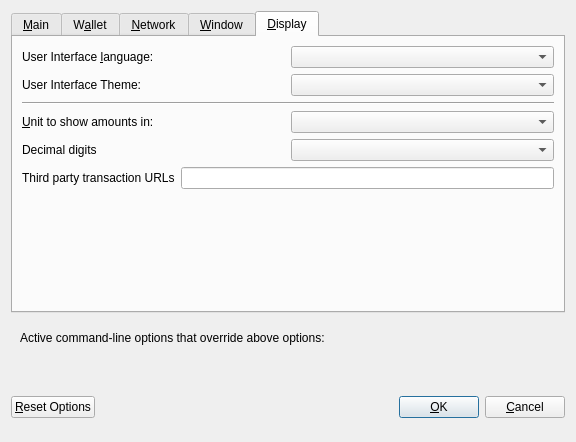
<?xml version="1.0" encoding="UTF-8"?>
<ui version="4.0">
 <class>OptionsDialog</class>
 <widget class="QDialog" name="OptionsDialog">
  <property name="geometry">
   <rect>
    <x>0</x>
    <y>0</y>
    <width>576</width>
    <height>442</height>
   </rect>
  </property>
  <property name="windowTitle">
   <string>Options</string>
  </property>
  <property name="modal">
   <bool>true</bool>
  </property>
  <layout class="QVBoxLayout" name="verticalLayout">
   <item>
    <widget class="QTabWidget" name="tabWidget">
     <property name="currentIndex">
      <number>4</number>
     </property>
     <widget class="QWidget" name="tabMain">
      <attribute name="title">
       <string>&amp;Main</string>
      </attribute>
      <layout class="QVBoxLayout" name="verticalLayout_Main">
       <item>
        <widget class="QCheckBox" name="bitcoinAtStartup">
         <property name="toolTip">
          <string>Automatically start Gfr after logging in to the system.</string>
         </property>
         <property name="text">
          <string>&amp;Start Gfr on system login</string>
         </property>
        </widget>
       </item>
       <item>
        <layout class="QHBoxLayout" name="horizontalLayout_2_Main">
         <item>
          <widget class="QLabel" name="databaseCacheLabel">
           <property name="text">
            <string>Size of &amp;database cache</string>
           </property>
           <property name="textFormat">
            <enum>Qt::PlainText</enum>
           </property>
           <property name="buddy">
            <cstring>databaseCache</cstring>
           </property>
          </widget>
         </item>
         <item>
          <widget class="QSpinBox" name="databaseCache"/>
         </item>
         <item>
          <widget class="QLabel" name="databaseCacheUnitLabel">
           <property name="text">
            <string>MB</string>
           </property>
           <property name="textFormat">
            <enum>Qt::PlainText</enum>
           </property>
          </widget>
         </item>
         <item>
          <spacer name="horizontalSpacer_2_Main">
           <property name="orientation">
            <enum>Qt::Horizontal</enum>
           </property>
           <property name="sizeHint" stdset="0">
            <size>
             <width>40</width>
             <height>20</height>
            </size>
           </property>
          </spacer>
         </item>
        </layout>
       </item>
       <item>
        <layout class="QHBoxLayout" name="horizontalLayout_3_Main">
         <item>
          <widget class="QLabel" name="threadsScriptVerifLabel">
           <property name="text">
            <string>Number of script &amp;verification threads</string>
           </property>
           <property name="textFormat">
            <enum>Qt::PlainText</enum>
           </property>
           <property name="buddy">
            <cstring>threadsScriptVerif</cstring>
           </property>
          </widget>
         </item>
         <item>
          <widget class="QSpinBox" name="threadsScriptVerif">
           <property name="toolTip">
            <string>(0 = auto, &lt;0 = leave that many cores free)</string>
           </property>
          </widget>
         </item>
         <item>
          <spacer name="horizontalSpacer_3_Main">
           <property name="orientation">
            <enum>Qt::Horizontal</enum>
           </property>
           <property name="sizeHint" stdset="0">
            <size>
             <width>40</width>
             <height>20</height>
            </size>
           </property>
          </spacer>
         </item>
        </layout>
       </item>
       <item>
        <spacer name="verticalSpacer_2">
         <property name="orientation">
          <enum>Qt::Vertical</enum>
         </property>
         <property name="sizeHint" stdset="0">
          <size>
           <width>20</width>
           <height>40</height>
          </size>
         </property>
        </spacer>
       </item>
       <item>
        <layout class="QHBoxLayout" name="horizontalLayout_3">
         <item>
          <widget class="QLabel" name="percentage_label">
           <property name="toolTip">
            <string>Percentage of incoming GFR which get automatically converted to zGFR via Zerocoin Protocol (min: 10%)</string>
           </property>
           <property name="text">
            <string>Percentage of autominted zGFR</string>
           </property>
          </widget>
         </item>
         <item>
          <widget class="QSpinBox" name="zeromintPercentage">
           <property name="minimum">
            <number>10</number>
           </property>
           <property name="maximum">
            <number>100</number>
           </property>
          </widget>
         </item>
        </layout>
       </item>
       <item>
        <layout class="QHBoxLayout" name="horizontalLayout" stretch="0,0">
         <property name="sizeConstraint">
          <enum>QLayout::SetFixedSize</enum>
         </property>
         <item>
          <widget class="QLabel" name="labelPreferredDenom">
           <property name="maximumSize">
            <size>
             <width>16777215</width>
             <height>16777215</height>
            </size>
           </property>
           <property name="toolTip">
            <string>Wait with automatic conversion to Zerocoin until enough GFR for this denomination is available</string>
           </property>
           <property name="text">
            <string>Preferred Automint zGFR Denomination</string>
           </property>
          </widget>
         </item>
         <item>
          <widget class="QComboBox" name="preferredDenom">
           <property name="maximumSize">
            <size>
             <width>16777215</width>
             <height>27</height>
            </size>
           </property>
           <property name="toolTip">
            <string>Wait with automatic conversion to Zerocoin until enough GFR for this denomination is available</string>
           </property>
           <property name="maxVisibleItems">
            <number>9</number>
           </property>
           <property name="maxCount">
            <number>9</number>
           </property>
          </widget>
         </item>
        </layout>
       </item>
      </layout>
     </widget>
     <widget class="QWidget" name="tabWallet">
      <attribute name="title">
       <string>W&amp;allet</string>
      </attribute>
      <layout class="QVBoxLayout" name="verticalLayout_Wallet">
       <item>
        <widget class="QGroupBox" name="groupBox">
         <property name="title">
          <string>Expert</string>
         </property>
         <layout class="QVBoxLayout" name="verticalLayout_2">
          <item>
           <widget class="QCheckBox" name="coinControlFeatures">
            <property name="toolTip">
             <string>Whether to show coin control features or not.</string>
            </property>
            <property name="text">
             <string>Enable coin &amp;control features</string>
            </property>
           </widget>
          </item>
          <item>
           <widget class="QCheckBox" name="showMasternodesTab">
            <property name="toolTip">
             <string>Show additional tab listing all your masternodes in first sub-tab&lt;br/&gt;and all masternodes on the network in second sub-tab.</string>
            </property>
            <property name="text">
             <string>Show Masternodes Tab</string>
            </property>
           </widget>
          </item>
          <item>
           <widget class="QCheckBox" name="spendZeroConfChange">
            <property name="toolTip">
             <string>If you disable the spending of unconfirmed change, the change from a transaction&lt;br/&gt;cannot be used until that transaction has at least one confirmation.&lt;br/&gt;This also affects how your balance is computed.</string>
            </property>
            <property name="text">
             <string>&amp;Spend unconfirmed change</string>
            </property>
           </widget>
          </item>
         </layout>
        </widget>
       </item>
       <item>
        <spacer name="verticalSpacer_Wallet">
         <property name="orientation">
          <enum>Qt::Vertical</enum>
         </property>
         <property name="sizeHint" stdset="0">
          <size>
           <width>20</width>
           <height>40</height>
          </size>
         </property>
        </spacer>
       </item>
      </layout>
     </widget>
     <widget class="QWidget" name="tabNetwork">
      <attribute name="title">
       <string>&amp;Network</string>
      </attribute>
      <layout class="QVBoxLayout" name="verticalLayout_Network">
       <item>
        <widget class="QCheckBox" name="mapPortUpnp">
         <property name="toolTip">
          <string>Automatically open the Gfr client port on the router. This only works when your router supports UPnP and it is enabled.</string>
         </property>
         <property name="text">
          <string>Map port using &amp;UPnP</string>
         </property>
        </widget>
       </item>
       <item>
        <widget class="QCheckBox" name="allowIncoming">
         <property name="toolTip">
          <string>Accept connections from outside</string>
         </property>
         <property name="text">
          <string>Allow incoming connections</string>
         </property>
        </widget>
       </item>
       <item>
        <widget class="QCheckBox" name="connectSocks">
         <property name="toolTip">
          <string>Connect to the Gfr network through a SOCKS5 proxy.</string>
         </property>
         <property name="text">
          <string>&amp;Connect through SOCKS5 proxy (default proxy):</string>
         </property>
        </widget>
       </item>
       <item>
        <layout class="QHBoxLayout" name="horizontalLayout_1_Network">
         <item>
          <widget class="QLabel" name="proxyIpLabel">
           <property name="text">
            <string>Proxy &amp;IP:</string>
           </property>
           <property name="textFormat">
            <enum>Qt::PlainText</enum>
           </property>
           <property name="buddy">
            <cstring>proxyIp</cstring>
           </property>
          </widget>
         </item>
         <item>
          <widget class="QValidatedLineEdit" name="proxyIp">
           <property name="minimumSize">
            <size>
             <width>140</width>
             <height>0</height>
            </size>
           </property>
           <property name="maximumSize">
            <size>
             <width>140</width>
             <height>16777215</height>
            </size>
           </property>
           <property name="toolTip">
            <string>IP address of the proxy (e.g. IPv4: 127.0.0.1 / IPv6: ::1)</string>
           </property>
          </widget>
         </item>
         <item>
          <widget class="QLabel" name="proxyPortLabel">
           <property name="text">
            <string>&amp;Port:</string>
           </property>
           <property name="textFormat">
            <enum>Qt::PlainText</enum>
           </property>
           <property name="buddy">
            <cstring>proxyPort</cstring>
           </property>
          </widget>
         </item>
         <item>
          <widget class="QLineEdit" name="proxyPort">
           <property name="minimumSize">
            <size>
             <width>55</width>
             <height>0</height>
            </size>
           </property>
           <property name="maximumSize">
            <size>
             <width>55</width>
             <height>16777215</height>
            </size>
           </property>
           <property name="toolTip">
            <string>Port of the proxy (e.g. 9050)</string>
           </property>
          </widget>
         </item>
         <item>
          <spacer name="horizontalSpacer_1_Network">
           <property name="orientation">
            <enum>Qt::Horizontal</enum>
           </property>
           <property name="sizeHint" stdset="0">
            <size>
             <width>40</width>
             <height>20</height>
            </size>
           </property>
          </spacer>
         </item>
        </layout>
       </item>
       <item>
        <spacer name="verticalSpacer_Network">
         <property name="orientation">
          <enum>Qt::Vertical</enum>
         </property>
         <property name="sizeHint" stdset="0">
          <size>
           <width>20</width>
           <height>40</height>
          </size>
         </property>
        </spacer>
       </item>
      </layout>
     </widget>
     <widget class="QWidget" name="tabWindow">
      <attribute name="title">
       <string>&amp;Window</string>
      </attribute>
      <layout class="QVBoxLayout" name="verticalLayout_Window">
       <item>
        <widget class="QCheckBox" name="minimizeToTray">
         <property name="toolTip">
          <string>Show only a tray icon after minimizing the window.</string>
         </property>
         <property name="text">
          <string>&amp;Minimize to the tray instead of the taskbar</string>
         </property>
        </widget>
       </item>
       <item>
        <widget class="QCheckBox" name="minimizeOnClose">
         <property name="toolTip">
          <string>Minimize instead of exit the application when the window is closed. When this option is enabled, the application will be closed only after selecting Quit in the menu.</string>
         </property>
         <property name="text">
          <string>M&amp;inimize on close</string>
         </property>
        </widget>
       </item>
       <item>
        <spacer name="verticalSpacer_Window">
         <property name="orientation">
          <enum>Qt::Vertical</enum>
         </property>
         <property name="sizeHint" stdset="0">
          <size>
           <width>20</width>
           <height>40</height>
          </size>
         </property>
        </spacer>
       </item>
      </layout>
     </widget>
     <widget class="QWidget" name="tabDisplay">
      <attribute name="title">
       <string>&amp;Display</string>
      </attribute>
      <layout class="QVBoxLayout" name="verticalLayout_Display">
       <item>
        <layout class="QHBoxLayout" name="horizontalLayout_1_Display">
         <item>
          <widget class="QLabel" name="langLabel">
           <property name="text">
            <string>User Interface &amp;language:</string>
           </property>
           <property name="textFormat">
            <enum>Qt::PlainText</enum>
           </property>
           <property name="buddy">
            <cstring>lang</cstring>
           </property>
          </widget>
         </item>
         <item>
          <widget class="QValueComboBox" name="lang">
           <property name="toolTip">
            <string>The user interface language can be set here. This setting will take effect after restarting Gfr.</string>
           </property>
          </widget>
         </item>
        </layout>
       </item>
       <item>
        <layout class="QHBoxLayout" name="horizontalLayout_4_Display" stretch="0,0">
         <item>
          <widget class="QLabel" name="themeLabel">
           <property name="text">
            <string>User Interface Theme:</string>
           </property>
          </widget>
         </item>
         <item>
          <widget class="QValueComboBox" name="theme"/>
         </item>
        </layout>
       </item>
       <item>
        <widget class="Line" name="line">
         <property name="orientation">
          <enum>Qt::Horizontal</enum>
         </property>
        </widget>
       </item>
       <item>
        <layout class="QHBoxLayout" name="horizontalLayout_2_Display">
         <item>
          <widget class="QLabel" name="unitLabel">
           <property name="text">
            <string>&amp;Unit to show amounts in:</string>
           </property>
           <property name="textFormat">
            <enum>Qt::PlainText</enum>
           </property>
           <property name="buddy">
            <cstring>unit</cstring>
           </property>
          </widget>
         </item>
         <item>
          <widget class="QValueComboBox" name="unit">
           <property name="toolTip">
            <string>Choose the default subdivision unit to show in the interface and when sending coins.</string>
           </property>
          </widget>
         </item>
        </layout>
       </item>
       <item>
        <layout class="QHBoxLayout" name="horizontalLayout_5_Display">
         <item>
          <widget class="QLabel" name="digitsLabel">
           <property name="text">
            <string>Decimal digits</string>
           </property>
          </widget>
         </item>
         <item>
          <widget class="QValueComboBox" name="digits"/>
         </item>
        </layout>
       </item>
       <item>
        <layout class="QHBoxLayout" name="horizontalLayout_3_Display">
         <item>
          <widget class="QLabel" name="thirdPartyTxUrlsLabel">
           <property name="toolTip">
            <string>Third party URLs (e.g. a block explorer) that appear in the transactions tab as context menu items. %s in the URL is replaced by transaction hash. Multiple URLs are separated by vertical bar |.</string>
           </property>
           <property name="text">
            <string>Third party transaction URLs</string>
           </property>
           <property name="buddy">
            <cstring>thirdPartyTxUrls</cstring>
           </property>
          </widget>
         </item>
         <item>
          <widget class="QLineEdit" name="thirdPartyTxUrls">
           <property name="toolTip">
            <string>Third party URLs (e.g. a block explorer) that appear in the transactions tab as context menu items. %s in the URL is replaced by transaction hash. Multiple URLs are separated by vertical bar |.</string>
           </property>
          </widget>
         </item>
        </layout>
       </item>
       <item>
        <spacer name="verticalSpacer">
         <property name="orientation">
          <enum>Qt::Vertical</enum>
         </property>
         <property name="sizeHint" stdset="0">
          <size>
           <width>20</width>
           <height>40</height>
          </size>
         </property>
        </spacer>
       </item>
      </layout>
     </widget>
    </widget>
   </item>
   <item>
    <widget class="QFrame" name="frame">
     <layout class="QVBoxLayout" name="verticalLayout_Bottom">
      <item>
       <layout class="QHBoxLayout" name="horizontalLayout_Bottom">
        <item>
         <widget class="QLabel" name="overriddenByCommandLineInfoLabel">
          <property name="text">
           <string>Active command-line options that override above options:</string>
          </property>
          <property name="textFormat">
           <enum>Qt::PlainText</enum>
          </property>
         </widget>
        </item>
        <item>
         <spacer name="horizontalSpacer_Bottom">
          <property name="orientation">
           <enum>Qt::Horizontal</enum>
          </property>
          <property name="sizeHint" stdset="0">
           <size>
            <width>40</width>
            <height>20</height>
           </size>
          </property>
         </spacer>
        </item>
       </layout>
      </item>
      <item>
       <widget class="QLabel" name="overriddenByCommandLineLabel">
        <property name="text">
         <string/>
        </property>
        <property name="textFormat">
         <enum>Qt::PlainText</enum>
        </property>
        <property name="wordWrap">
         <bool>true</bool>
        </property>
       </widget>
      </item>
     </layout>
    </widget>
   </item>
   <item>
    <layout class="QHBoxLayout" name="horizontalLayout_Buttons">
     <item>
      <widget class="QPushButton" name="resetButton">
       <property name="toolTip">
        <string>Reset all client options to default.</string>
       </property>
       <property name="text">
        <string>&amp;Reset Options</string>
       </property>
       <property name="autoDefault">
        <bool>false</bool>
       </property>
      </widget>
     </item>
     <item>
      <spacer name="horizontalSpacer_1">
       <property name="orientation">
        <enum>Qt::Horizontal</enum>
       </property>
       <property name="sizeHint" stdset="0">
        <size>
         <width>40</width>
         <height>48</height>
        </size>
       </property>
      </spacer>
     </item>
     <item>
      <widget class="QLabel" name="statusLabel">
       <property name="minimumSize">
        <size>
         <width>200</width>
         <height>0</height>
        </size>
       </property>
       <property name="font">
        <font>
         <weight>75</weight>
         <bold>true</bold>
        </font>
       </property>
       <property name="text">
        <string/>
       </property>
       <property name="textFormat">
        <enum>Qt::PlainText</enum>
       </property>
       <property name="wordWrap">
        <bool>true</bool>
       </property>
      </widget>
     </item>
     <item>
      <spacer name="horizontalSpacer_2">
       <property name="orientation">
        <enum>Qt::Horizontal</enum>
       </property>
       <property name="sizeHint" stdset="0">
        <size>
         <width>40</width>
         <height>48</height>
        </size>
       </property>
      </spacer>
     </item>
     <item>
      <widget class="QPushButton" name="okButton">
       <property name="text">
        <string>&amp;OK</string>
       </property>
       <property name="autoDefault">
        <bool>false</bool>
       </property>
       <property name="default">
        <bool>true</bool>
       </property>
      </widget>
     </item>
     <item>
      <widget class="QPushButton" name="cancelButton">
       <property name="text">
        <string>&amp;Cancel</string>
       </property>
       <property name="autoDefault">
        <bool>false</bool>
       </property>
      </widget>
     </item>
    </layout>
   </item>
  </layout>
 </widget>
 <customwidgets>
  <customwidget>
   <class>QValidatedLineEdit</class>
   <extends>QLineEdit</extends>
   <header>qvalidatedlineedit.h</header>
  </customwidget>
  <customwidget>
   <class>QValueComboBox</class>
   <extends>QComboBox</extends>
   <header>qvaluecombobox.h</header>
  </customwidget>
 </customwidgets>
 <resources/>
 <connections/>
</ui>
